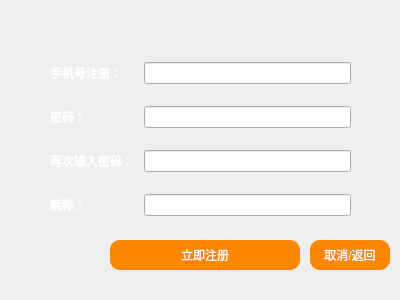
<?xml version="1.0" encoding="UTF-8"?>
<ui version="4.0">
 <class>RegisterDialog</class>
 <widget class="QDialog" name="RegisterDialog">
  <property name="geometry">
   <rect>
    <x>0</x>
    <y>0</y>
    <width>400</width>
    <height>300</height>
   </rect>
  </property>
  <property name="windowTitle">
   <string>Dialog</string>
  </property>
  <property name="styleSheet">
   <string notr="true">#RegisterDialog{
border-image:url(:/icon/icon/kobe3.jpg);
}
#RegisterDialog *{
border-image:url();
}</string>
  </property>
  <widget class="QPushButton" name="registerButton">
   <property name="geometry">
    <rect>
     <x>110</x>
     <y>240</y>
     <width>190</width>
     <height>30</height>
    </rect>
   </property>
   <property name="styleSheet">
    <string notr="true">color: white;
background-color: rgb(255, 135, 0);
border-style: outset;
padding: 6px;
border-radius: 10px;</string>
   </property>
   <property name="text">
    <string>立即注册</string>
   </property>
  </widget>
  <widget class="QWidget" name="layoutWidget">
   <property name="geometry">
    <rect>
     <x>50</x>
     <y>50</y>
     <width>301</width>
     <height>182</height>
    </rect>
   </property>
   <layout class="QGridLayout" name="gridLayout">
    <property name="spacing">
     <number>10</number>
    </property>
    <item row="1" column="0">
     <widget class="QLabel" name="label_3">
      <property name="font">
       <font>
        <weight>75</weight>
        <bold>true</bold>
       </font>
      </property>
      <property name="styleSheet">
       <string notr="true">color:white;</string>
      </property>
      <property name="text">
       <string>密码：</string>
      </property>
     </widget>
    </item>
    <item row="0" column="2">
     <widget class="QLineEdit" name="phoneNumLineEdit">
      <property name="font">
       <font>
        <weight>75</weight>
        <bold>true</bold>
       </font>
      </property>
      <property name="styleSheet">
       <string notr="true">color: rgb(255, 135, 0);</string>
      </property>
     </widget>
    </item>
    <item row="1" column="2">
     <widget class="QLineEdit" name="passwordLineEdit">
      <property name="font">
       <font>
        <weight>75</weight>
        <bold>true</bold>
       </font>
      </property>
      <property name="styleSheet">
       <string notr="true">color: rgb(255, 135, 0);</string>
      </property>
     </widget>
    </item>
    <item row="0" column="0">
     <widget class="QLabel" name="label">
      <property name="font">
       <font>
        <weight>75</weight>
        <bold>true</bold>
       </font>
      </property>
      <property name="styleSheet">
       <string notr="true">color:white;</string>
      </property>
      <property name="text">
       <string>手机号注册：</string>
      </property>
     </widget>
    </item>
    <item row="2" column="2">
     <widget class="QLineEdit" name="passwordconfirmLineEdit">
      <property name="styleSheet">
       <string notr="true">color: rgb(255, 135, 0);</string>
      </property>
      <property name="echoMode">
       <enum>QLineEdit::Password</enum>
      </property>
     </widget>
    </item>
    <item row="2" column="0">
     <widget class="QLabel" name="label_6">
      <property name="font">
       <font>
        <weight>75</weight>
        <bold>true</bold>
       </font>
      </property>
      <property name="styleSheet">
       <string notr="true">color:white;</string>
      </property>
      <property name="text">
       <string>再次输入密码：</string>
      </property>
     </widget>
    </item>
    <item row="3" column="0">
     <widget class="QLabel" name="label_4">
      <property name="font">
       <font>
        <weight>75</weight>
        <bold>true</bold>
       </font>
      </property>
      <property name="styleSheet">
       <string notr="true">color:white;</string>
      </property>
      <property name="text">
       <string>昵称：</string>
      </property>
     </widget>
    </item>
    <item row="3" column="2">
     <widget class="QLineEdit" name="nameLineEdit">
      <property name="font">
       <font>
        <weight>75</weight>
        <bold>true</bold>
       </font>
      </property>
      <property name="styleSheet">
       <string notr="true">color: rgb(255, 135, 0);</string>
      </property>
     </widget>
    </item>
   </layout>
  </widget>
  <widget class="QPushButton" name="returnButton">
   <property name="geometry">
    <rect>
     <x>310</x>
     <y>240</y>
     <width>80</width>
     <height>30</height>
    </rect>
   </property>
   <property name="styleSheet">
    <string notr="true">color: white;
background-color: rgb(255, 135, 0);
border-style: outset;
padding: 6px;
border-radius: 10px;</string>
   </property>
   <property name="text">
    <string>取消/返回</string>
   </property>
  </widget>
 </widget>
 <resources/>
 <connections/>
</ui>
